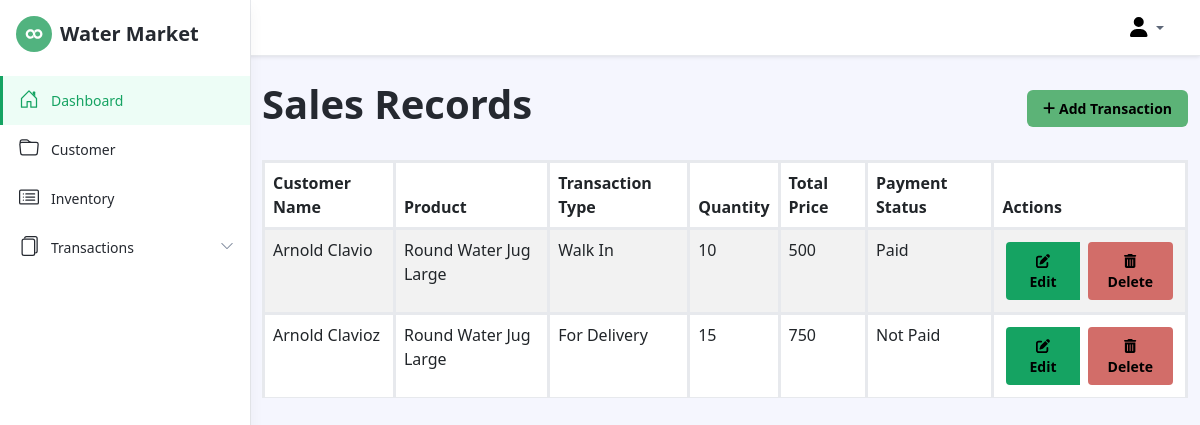
Page /sales.php on the earlier database version.
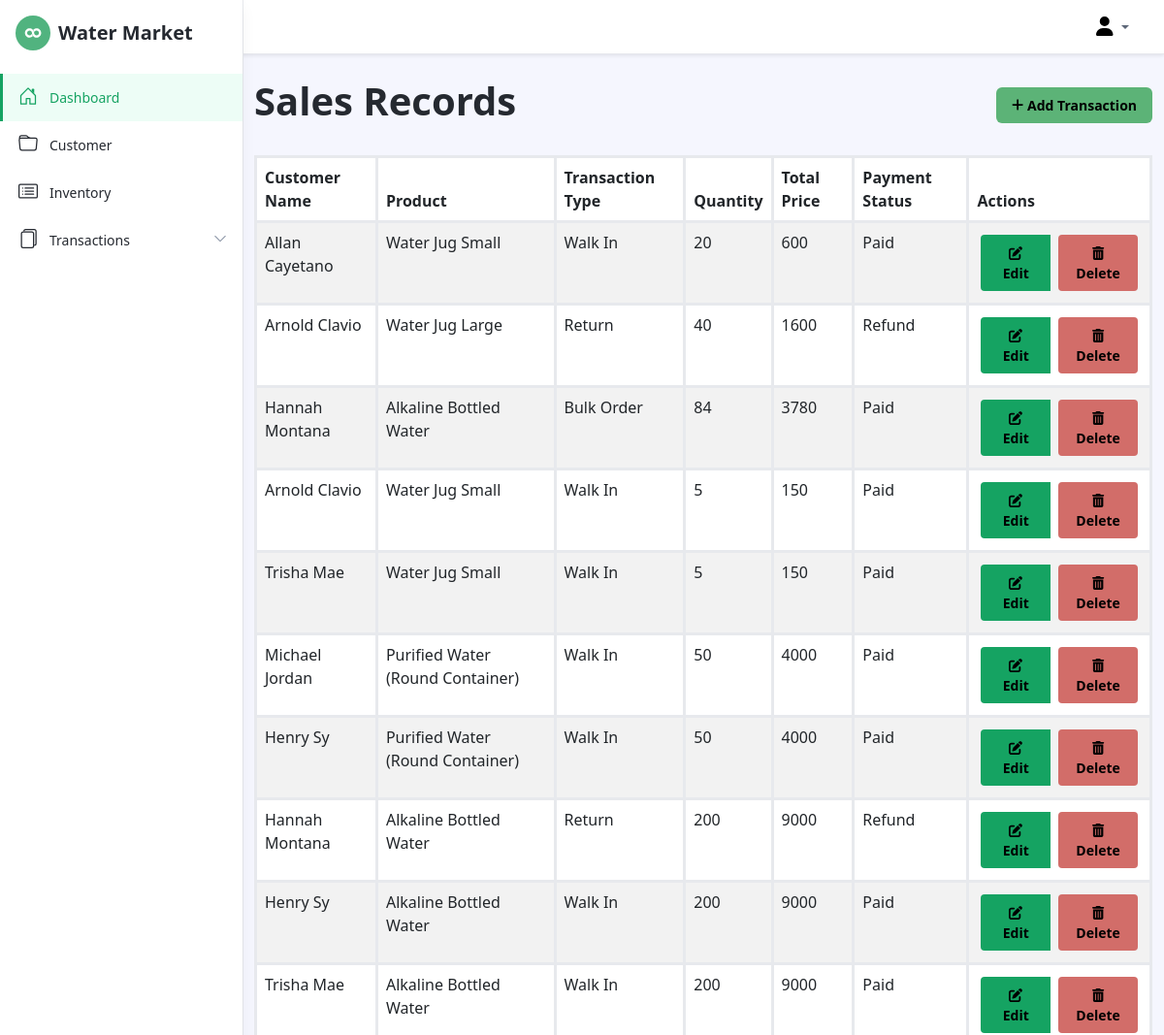
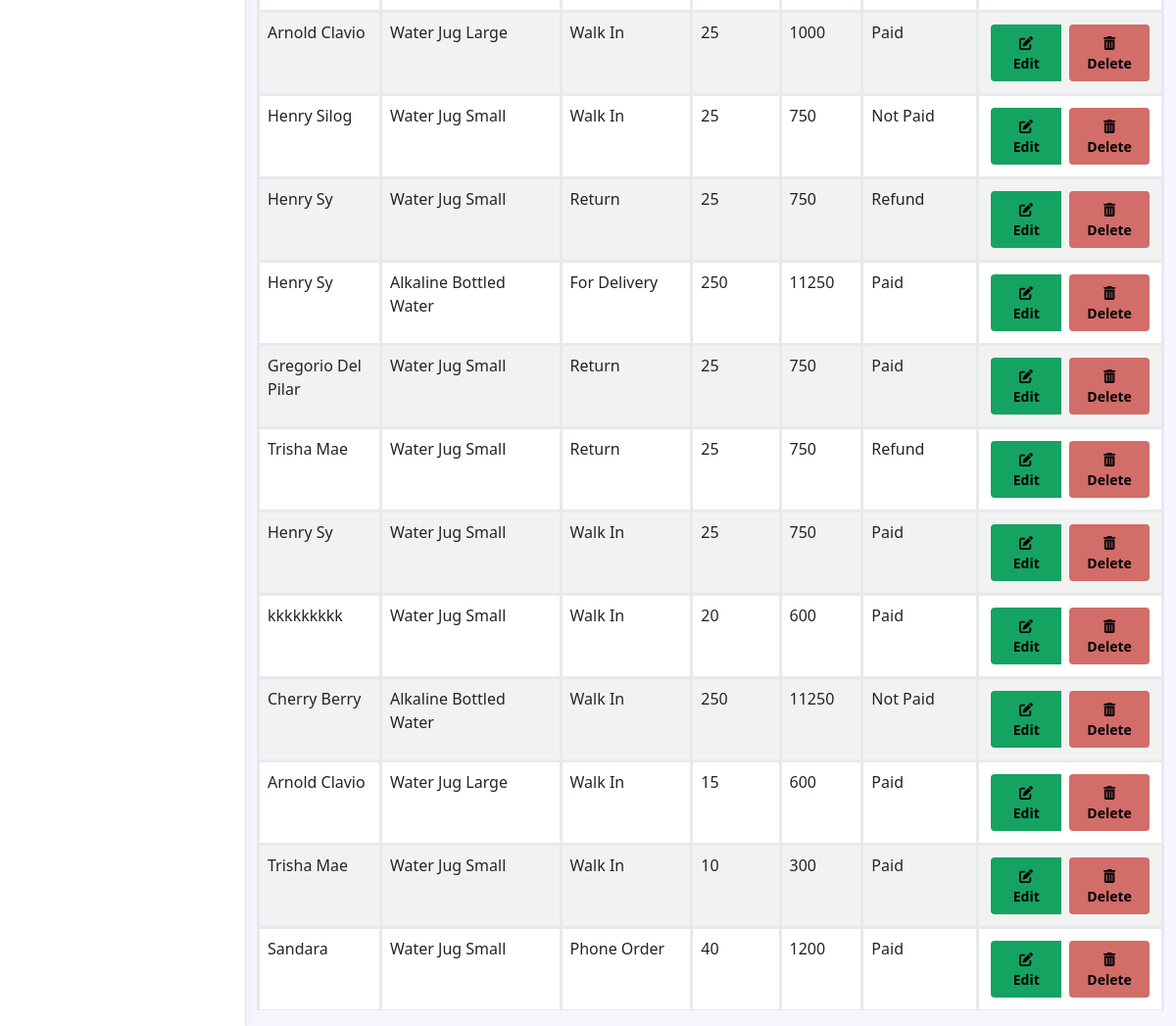
Same page on the later database version (2 pictures, top to bottom).
### tables this page shows
CREATE TABLE `sales` (
  `sale_id` int(11) NOT NULL,
  `product_id` int(11) DEFAULT NULL,
  `customer_name` varchar(255) NOT NULL,
  `transaction_type` varchar(255) DEFAULT 'Walk In',
  `quantity` int(11) NOT NULL,
  `total_price` decimal(10,2) DEFAULT NULL,
  `payment_status` varchar(255) NOT NULL DEFAULT 'not paid',
  `transaction_date` datetime NOT NULL DEFAULT current_timestamp()
);

CREATE TABLE `products` (
  `product_id` int(11) NOT NULL,
  `product_name` varchar(100) NOT NULL,
  `description` text DEFAULT NULL,
  `price` decimal(10,2) NOT NULL,
  `stock` int(11) NOT NULL,
  `image_path` varchar(100) NOT NULL,
  `created_at` timestamp NOT NULL DEFAULT current_timestamp()
);

### sales.php (the view, shortened to what this page needs)
<!DOCTYPE html>
<html lang="en">
<head>
    <link id="theme-style" rel="stylesheet" href="assets/css/portal.css">
</head>
<body class="app">
    <header class="app-header fixed-top">
        <?php @include('navbar.php'); ?>
        <?php @include('sidebar.php'); ?>
    </header>
    <div class="app-wrapper">
        <div class="container">
            <div class="d-flex justify-content-between align-items-center my-4">
                <h1>Sales Records</h1>
                <div class="add-transaction-btn">
                    <a href="add_transaction.php" class="btn btn-success">
                        <i class="fas fa-plus"></i> Add Transaction
                    </a>
                </div>
            </div>
            <table class="table table-striped">
                <thead>
                    <tr>
                        <th scope="col">Customer Name</th>
                        <th scope="col">Product</th>
                        <th scope="col">Transaction Type</th>
                        <th scope="col">Quantity</th>
                        <th scope="col">Total Price</th>
                        <th scope="col">Payment Status</th>
                        <th scope="col">Actions</th>
                    </tr>
                </thead>
                <tbody>
                    <?php
                    include('config.php');
                    try {
                        $stmt = $conn->prepare("
                            SELECT s.sale_id, s.customer_name, p.product_name, s.transaction_type, s.quantity, p.price, s.payment_status
                            FROM sales s
                            JOIN products p ON s.product_id = p.product_id
                        ");
                        $stmt->execute();
                        while ($row = $stmt->fetch(PDO::FETCH_ASSOC)) {
                            $total_price = $row['price'] * $row['quantity'];
                            echo '<tr>';
                            echo '<td>' . htmlspecialchars($row['customer_name']) . '</td>';
                            echo '<td>' . htmlspecialchars($row['product_name']) . '</td>';
                            echo '<td>' . htmlspecialchars($row['transaction_type']) . '</td>';
                            echo '<td>' . htmlspecialchars($row['quantity']) . '</td>';
                            echo '<td>' . htmlspecialchars($total_price) . '</td>';
                            echo '<td>' . htmlspecialchars($row['payment_status']) . '</td>';
                            echo '<td>';
                            echo '<div class="btn-group" role="group" aria-label="Actions">';
                            echo '<a href="edit_sale.php?id=' . htmlspecialchars($row['sale_id']) . '" class="btn btn-primary btn-sm m-1"><i class="fas fa-edit"></i> Edit</a>';
                            echo '<form method="POST" action="delete_sale.php" style="display:inline-block;" onsubmit="return confirm(\'Are you sure you want to delete this sale?\');">';
                            echo '<button type="submit" class="btn btn-danger btn-sm m-1"><i class="fas fa-trash-alt"></i> Delete</button>';
                            echo '</form>';
                            echo '</div>';
                            echo '</td>';
                            echo '</tr>';
                        }
                    } catch (PDOException $e) {
                        echo 'Query failed: ' . $e->getMessage();
                    }
                    ?>
                </tbody>
            </table>
        </div>
    </div>
</body>
</html>

### navbar.php (shortened to what this page needs)
<div class="app-header-inner p-2">
    <div class="container-fluid py-2">
        <div class="app-header-content">
            <div class="row justify-content-between align-items-center">
                <div class="app-utilities col-auto">
                    <div class="app-utility-item app-user-dropdown dropdown">
                        <a class="dropdown-toggle" id="user-dropdown-toggle" data-bs-toggle="dropdown" href="#" role="button" aria-expanded="false" style="padding-right: 1rem;">
                            <i class="fa-solid fa-user fs-5" style="color: #000000;"></i>
                        </a>
                    </div>
                </div>
            </div>
        </div>
    </div>
</div>

### sidebar.php (shortened to what this page needs)
<div id="app-sidepanel" class="app-sidepanel">
	        <div class="sidepanel-inner d-flex flex-column">
		        <div class="app-branding">
		            <a class="app-logo" href="admin_dashboard.php"><img class="logo-icon me-2" src="assets/images/app-logo.svg" alt="logo"><span class="logo-text">Water Market</span></a>
		        </div>
<nav id="app-nav-main" class="app-nav app-nav-main flex-grow-1">
    <ul class="app-menu list-unstyled accordion" id="menu-accordion">
        <li class="nav-item">
            <a class="nav-link active" href="admin_dashboard.php">
                <span class="nav-icon">
                </span>
                <span class="nav-link-text">Dashboard</span>
            </a>
        </li>
        <li class="nav-item">
            <a class="nav-link" href="customer.php">
                <span class="nav-icon">
                </span>
                <span class="nav-link-text">Customer</span>
            </a>
        </li>
        <li class="nav-item">
            <a class="nav-link" href="inventory.php">
                <span class="nav-icon">
                </span>
                <span class="nav-link-text">Inventory</span>
            </a>
        </li>
        <li class="nav-item has-submenu">
            <a class="nav-link submenu-toggle" href="#" data-bs-toggle="collapse" data-bs-target="#submenu-1" aria-expanded="false" aria-controls="submenu-1">
                <span class="nav-icon">
                </span>
                <span class="nav-link-text">Transactions</span>
                <span class="submenu-arrow">
                    <svg width="1em" height="1em" viewBox="0 0 16 16" class="bi bi-chevron-down" fill="currentColor" xmlns="http://www.w3.org/2000/svg">
                        <path fill-rule="evenodd" d="M1.646 4.646a.5.5 0 0 1 .708 0L8 10.293l5.646-5.647a.5.5 0 0 1 .708.708l-6 6a.5.5 0 0 1-.708 0l-6-6a.5.5 0 0 1 0-.708z"/>
                    </svg>
                </span>
            </a>
                </li>
    </ul>
</nav>

### sales.php (style rules this page uses)
table { width: 100%; border-collapse: collapse; }
th, td { border: 3px solid black; padding: 10px; text-align: left; }
th { background-color: #f4f4f4; font-weight: bold; }
tbody tr:nth-child(even) { background-color: #f9f9f9; }

Differences in the rows shown:
removed sales: customer_name "Arnold Clavio", product.product_name "Round Water Jug Large", transaction_type "Walk In", quantity "10", total_price "500", payment_status "Paid"
removed sales: customer_name "Arnold Clavioz", product.product_name "Round Water Jug Large", transaction_type "For Delivery", quantity "15", total_price "750", payment_status "Not Paid"
added sales: customer_name "Allan Cayetano", product.product_name "Water Jug Small", transaction_type "Walk In", quantity "20", total_price "600", payment_status "Paid"
added sales: customer_name "Arnold Clavio", product.product_name "Water Jug Large", transaction_type "Return", quantity "40", total_price "1600", payment_status "Refund"
added sales: customer_name "Hannah Montana", product.product_name "Alkaline Bottled Water", transaction_type "Bulk Order", quantity "84", total_price "3780", payment_status "Paid"
added sales: customer_name "Arnold Clavio", product.product_name "Water Jug Small", transaction_type "Walk In", quantity "5", total_price "150", payment_status "Paid"
added sales: customer_name "Trisha Mae", product.product_name "Water Jug Small", transaction_type "Walk In", quantity "5", total_price "150", payment_status "Paid"
added sales: customer_name "Michael Jordan", product.product_name "Purified Water (Round Container)", transaction_type "Walk In", quantity "50", total_price "4000", payment_status "Paid"
added sales: customer_name "Henry Sy", product.product_name "Purified Water (Round Container)", transaction_type "Walk In", quantity "50", total_price "4000", payment_status "Paid"
added sales: customer_name "Hannah Montana", product.product_name "Alkaline Bottled Water", transaction_type "Return", quantity "200", total_price "9000", payment_status "Refund"
added sales: customer_name "Henry Sy", product.product_name "Alkaline Bottled Water", transaction_type "Walk In", quantity "200", total_price "9000", payment_status "Paid"
added sales: customer_name "Trisha Mae", product.product_name "Alkaline Bottled Water", transaction_type "Walk In", quantity "200", total_price "9000", payment_status "Paid"
added sales: customer_name "Arnold Clavio", product.product_name "Water Jug Large", transaction_type "Walk In", quantity "25", total_price "1000", payment_status "Paid"
added sales: customer_name "Henry Silog", product.product_name "Water Jug Small", transaction_type "Walk In", quantity "25", total_price "750", payment_status "Not Paid"
added sales: customer_name "Henry Sy", product.product_name "Water Jug Small", transaction_type "Return", quantity "25", total_price "750", payment_status "Refund"
added sales: customer_name "Henry Sy", product.product_name "Alkaline Bottled Water", transaction_type "For Delivery", quantity "250", total_price "11250", payment_status "Paid"
added sales: customer_name "Gregorio Del Pilar", product.product_name "Water Jug Small", transaction_type "Return", quantity "25", total_price "750", payment_status "Paid"
added sales: customer_name "Trisha Mae", product.product_name "Water Jug Small", transaction_type "Return", quantity "25", total_price "750", payment_status "Refund"
added sales: customer_name "Henry Sy", product.product_name "Water Jug Small", transaction_type "Walk In", quantity "25", total_price "750", payment_status "Paid"
added sales: customer_name "kkkkkkkkk", product.product_name "Water Jug Small", transaction_type "Walk In", quantity "20", total_price "600", payment_status "Paid"
added sales: customer_name "Cherry Berry", product.product_name "Alkaline Bottled Water", transaction_type "Walk In", quantity "250", total_price "11250", payment_status "Not Paid"
added sales: customer_name "Arnold Clavio", product.product_name "Water Jug Large", transaction_type "Walk In", quantity "15", total_price "600", payment_status "Paid"
added sales: customer_name "Trisha Mae", product.product_name "Water Jug Small", transaction_type "Walk In", quantity "10", total_price "300", payment_status "Paid"
added sales: customer_name "Sandara", product.product_name "Water Jug Small", transaction_type "Phone Order", quantity "40", total_price "1200", payment_status "Paid"
